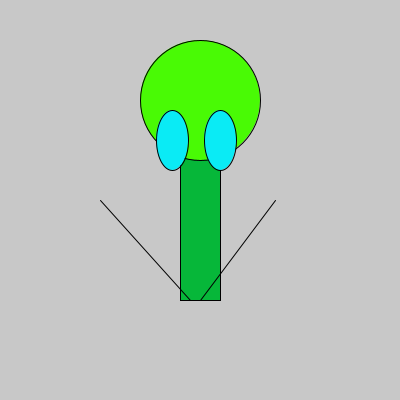
Frame 1 (no input)
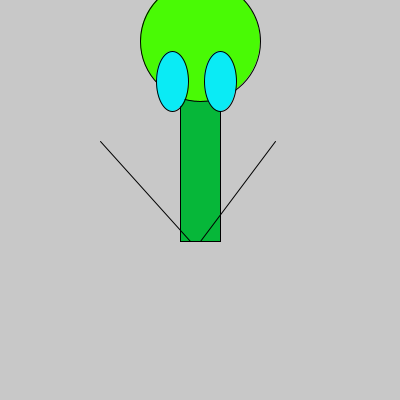
Frame 60 (the mouse pressed at the canvas centre just before this capture)
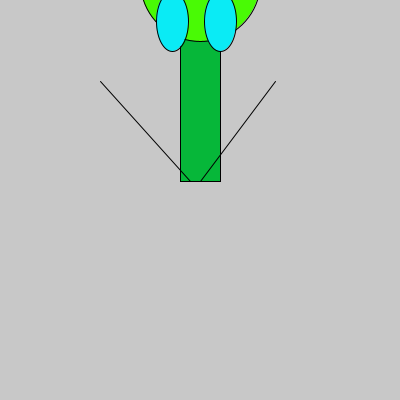
Frame 120 (the mouse held since frame 60 and released just before this capture)

The Processing sketch that drew these frames (run headless with seeded random() and noise(); from frame 60 on, the mouse is pressed at the canvas centre):

// Processing sketch: processing_172651
// ── processing_172651.pde

int speed =1;   
int headA =100;//head
int eyeL=140;  //left eye
int eyeM=140;  //right eye
int bodyS=200; //body
int legR=200;  //left leg (start point)
int legK=200;  //right leg (start point)
int legB=300;  //left leg (end point)
int legA=300;  //right leg (end point)


void setup () {
size (400,400);

}
void draw () {
  background (200);
ellipseMode (CENTER);
rectMode (CENTER);  

fill(#06B739);
rect(200, bodyS, 40, 200); //body

fill(#49FA05);
ellipse(200, headA, 120, 120);// head

fill(#0AEBF5);
ellipse (172, eyeL, 32, 60);// left eye

fill(#0AEBF5);
ellipse (220, eyeM, 32, 60); // right eye

fill(150);
line(100,legR,190,legB); // left leg

line(275,legK,200,legA);// right leg
println("What's your name?"); 



headA=headA -1; //moves -1 pixel at a time
eyeL=eyeL -1; //moves -1 pixel at a time 
eyeM=eyeM -1; //moves -1 pixel at a time
bodyS=bodyS -1;//moves -1 pixel at a time 
legR=legR -1; //moves -1 pixel at a time 
legK=legK -1;//moves -1 pixel at a time
legB=legB -1; //moves -1 pixel at a time
legA=legA -1; //moves -1 pixel at a time 

}
